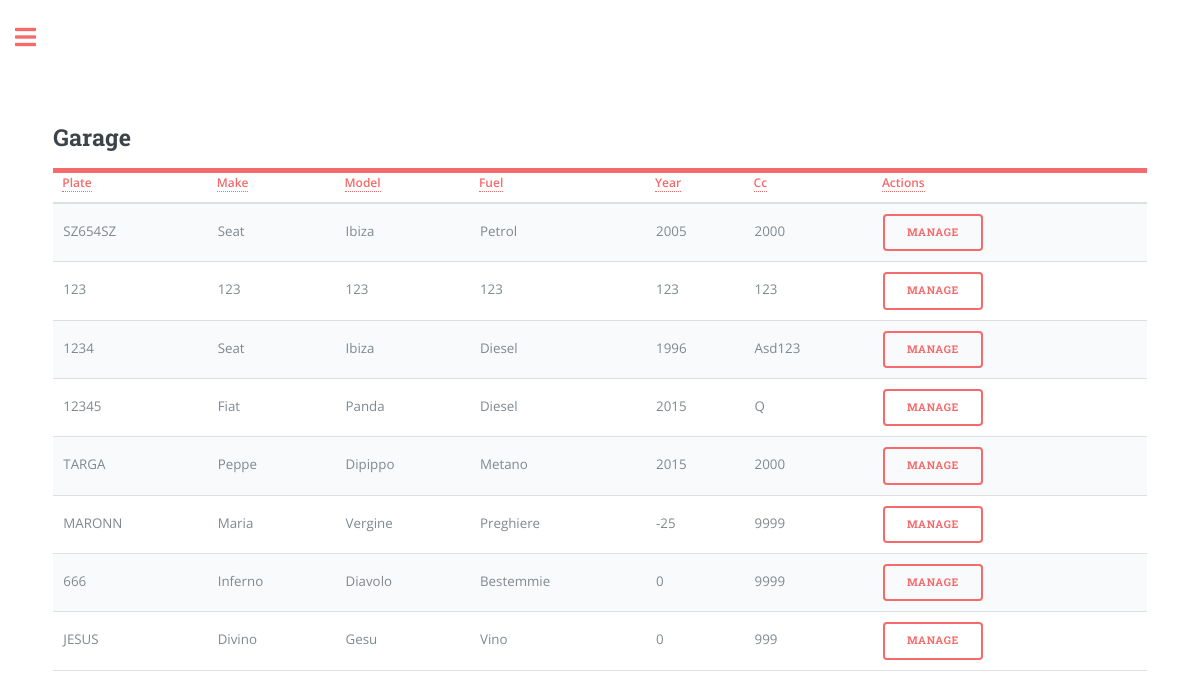
The page /garage_view (signed in) on the database its author committed.
### app/models.py (models this page shows, shortened)
class Car(db.Model):
    plate = db.Column(db.String(8), primary_key=True, index=True, unique=True)
    make = db.Column(db.String(15), index=True)
    model = db.Column(db.String(15), index=True)
    fuel = db.Column(db.String(8), index=True)
    year = db.Column(db.Integer, index=True)
    cc = db.Column(db.Integer, index=True)
    user_id = db.Column(db.Integer, db.ForeignKey('user.id'))
    days = db.Column(db.Integer, default=0, index=True)
    money = db.Column(db.Integer, default=0, index=True)

### app/routes.py (the view)
@app.route('/garage_view', methods=['GET', 'POST'])
@login_required
def garage_view():
    user_cars = current_user.garage.all()
    return render_template('garage_view.html', title='Garage',
                           page="garage_view", user_cars=user_cars, user_name=current_user.username if current_user.is_authenticated else None)

### app/models.py (called while the page is built)
@login.user_loader
def load_user(id):
    return User.query.get(int(id))

### app/templates/garage_view.html (shortened to what this page needs)
{% extends "index.html" %}
{% block content %}
<head>
</head>
<form action="{{ url_for('garage_car') }}" method="POST">
<header id="header">
  <h2>Garage</h2>
</header>
<table class="table" id="carTable">
    <thead>
      <tr>
        <th scope="col"><a href="#" class="sort-link" data-sort="plate">Plate</a></th>
        <th scope="col"><a href="#" class="sort-link" data-sort="make">Make</a></th>
        <th scope="col"><a href="#" class="sort-link" data-sort="model">Model</a></th>
        <th scope="col"><a href="#" class="sort-link" data-sort="fuel">Fuel</a></th>
        <th scope="col"><a href="#" class="sort-link" data-sort="year">Year</a></th>
        <th scope="col"><a href="#" class="sort-link" data-sort="cc">Cc</a></th>
        <th scope="col"><a href="#" class="sort-link" data-sort="cc">Actions</a></th>
      </tr>
    </thead>
    <tbody>
      {% for car in user_cars %}
      <tr>
          <td data-sort="plate">{{ car.plate }}</td>
          <td data-sort="make">{{ car.make }}</td>
          <td data-sort="model">{{ car.model }}</td>
          <td data-sort="fuel">{{ car.fuel }}</td>
          <td data-sort="year">{{ car.year }}</td>
          <td data-sort="cc">{{ car.cc }}</td>
          <td>
            <button type="submit" class="btn btn-danger" name="garage_car" value="{{ car.plate }}">Manage</button>
        </td>
        <td>
      </tr>
      {% endfor %}
  </tbody>
</table>
</form>
{% endblock %}

### app/static/css/main.css (style rules this page uses)
html, body, div, span, applet, object, iframe, h1, h2, h3, h4, h5, h6, p, blockquote, pre, a, abbr, acronym, address, big, cite, code, del, dfn, em, img, ins, kbd, q, s, samp, small, strike, strong, sub, sup, tt, var, b, u, i, center, dl, dt, dd, ol, ul, li, fieldset, form, label, legend, table, caption, tbody, tfoot, thead, tr, th, td, article, aside, canvas, details, embed, figure, figcaption, footer, header, hgroup, menu, nav, output, ruby, section, summary, time, mark, audio, video { margin: 0; padding: 0; border: 0; font-size: 100%; font: inherit; vertical-align: baseline; }
article, aside, details, figcaption, figure, footer, header, hgroup, menu, nav, section { display: block; }
body { line-height: 1; }
table { border-collapse: collapse; border-spacing: 0; }
body { -webkit-text-size-adjust: none; }
body { -ms-overflow-style: scrollbar; }
html { box-sizing: border-box; }
*, *:before, *:after { box-sizing: inherit; }
body { background: #ffffff; }
body, input, select, textarea { color: #7f888f; font-family: "Open Sans", sans-serif; font-size: 13pt; font-weight: 400; line-height: 1.65; }
@media screen and (max-width: 1680px) { body, input, select, textarea { font-size: 11pt; } }
@media screen and (max-width: 1280px) { body, input, select, textarea { font-size: 10pt; } }
a { -moz-transition: color 0.2s ease-in-out, border-bottom-color 0.2s ease-in-out; -webkit-transition: color 0.2s ease-in-out, border-bottom-color 0.2s ease-in-out; -ms-transition: color 0.2s ease-in-out, border-bottom-color 0.2s ease-in-out; transition: color 0.2s ease-in-out, border-bottom-color 0.2s ease-in-out; border-bottom: dotted 1px; color: #f56a6a; text-decoration: none; }
h1, h2, h3, h4, h5, h6 { color: #3d4449; font-family: "Roboto Slab", serif; font-weight: 700; line-height: 1.5; margin: 0 0 1em 0; }
h2 { font-size: 1.75em; }
form { margin: 0 0 2em 0; }
table { margin: 0 0 2em 0; width: 100%; }
table tbody tr { border: solid 1px rgba(210, 215, 217, 0.75); border-left: 0; border-right: 0; }
table tbody tr:nth-child(2n + 1) { background-color: rgba(230, 235, 237, 0.25); }
table td { padding: 0.75em 0.75em; }
table th { color: #3d4449; font-size: 0.9em; font-weight: 600; padding: 0 0.75em 0.75em 0.75em; text-align: left; }
table thead { border-bottom: solid 2px rgba(210, 215, 217, 0.75); }
input[type="submit"], input[type="reset"], input[type="button"], button, .button { -moz-appearance: none; -webkit-appearance: none; -ms-appearance: none; appearance: none; -moz-transition: background-color 0.2s ease-in-out, color 0.2s ease-in-out; -webkit-transition: background-color 0.2s ease-in-out, color 0.2s ease-in-out; -ms-transition: background-color 0.2s ease-in-out, color 0.2s ease-in-out; transition: background-color 0.2s ease-in-out, color 0.2s ease-in-out; background-color: transparent; border-radius: 0.375em; border: 0; box-shadow: inset 0 0 0 2px #f56a6a; color: #f56a6a !important; cursor: pointer; display: inline-block; font-family: "Roboto Slab", serif; font-size: 0.8em; font-weight: 700; height: 3.5em; letter-spacing: 0.075em; line-height: 3.5em; padding: 0 2.25em; text-align: center; text-decoration: none; text-transform: uppercase; white-space: nowrap; }
#header { display: -moz-flex; display: -webkit-flex; display: -ms-flex; display: flex; border-bottom: solid 5px #f56a6a; padding: 2em 0 1em 0; position: relative; }
#header > * { -moz-flex: 1; -webkit-flex: 1; -ms-flex: 1; flex: 1; margin-bottom: 0; }
@media screen and (max-width: 1680px) { #header { padding-top: 5em; } }

### rows shown on the page
Car: plate "SZ654SZ", make "Seat", model "Ibiza", fuel "Petrol", year "2005", cc "2000"
Car: plate "123", make "123", model "123", fuel "123", year "123", cc "123"
Car: plate "1234", make "Seat", model "Ibiza", fuel "Diesel", year "1996", cc "Asd123"
Car: plate "12345", make "Fiat", model "Panda", fuel "Diesel", year "2015", cc "Q"
Car: plate "TARGA", make "Peppe", model "Dipippo", fuel "Metano", year "2015", cc "2000"
Car: plate "MARONN", make "Maria", model "Vergine", fuel "Preghiere", year "-25", cc "9999"
Car: plate "666", make "Inferno", model "Diavolo", fuel "Bestemmie", year "0", cc "9999"
Car: plate "JESUS", make "Divino", model "Gesu", fuel "Vino", year "0", cc "999"
